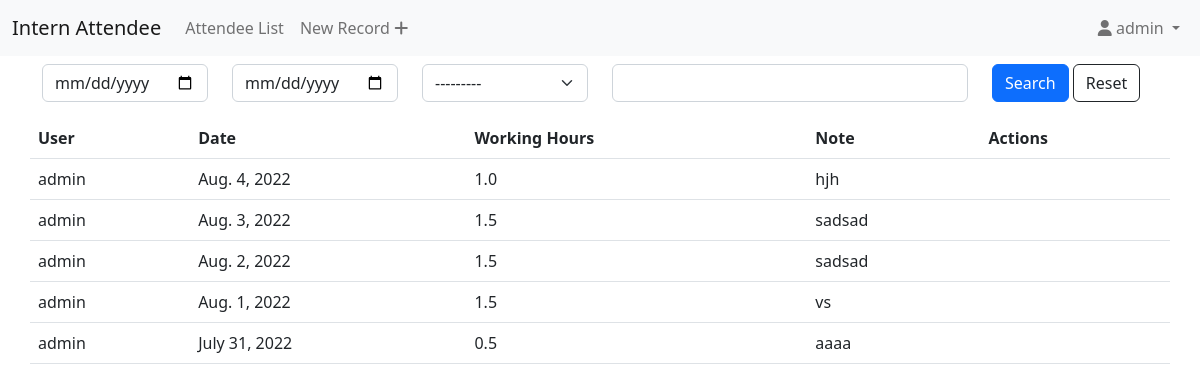
The page /list (signed in) on the database its author committed.
### attendance/models.py (models this page shows, shortened)
class Entry(models.Model):
    WORKING_HOURS = (
         (1.0, '1 Day'),
         (0.5, '0.5 Day'),
         (1.5, '1.5 Day'),
    )
    working_hours = models.FloatField(choices=WORKING_HOURS, default=None)
    user = models.ForeignKey(User, on_delete=models.CASCADE)
    note = models.TextField(max_length=500)
    day = models.DateField(default=timezone.now)

### attendance/views.py (the view, shortened to what this page needs)
# urls.py: path('list', AttendeeList.as_view(), name='list'),
class AttendeeList(ListView, FormView):
    model = Entry
    template_name = 'attendance/entry_list.html'
    form_class = AttendeeListSearchForm
    def get(self, request):
        entries = Entry.objects.all().order_by('-day')
        return render(request, self.template_name, {'form': self.form_class, 'entries': entries})

### attendance/templates/attendance/entry_list.html
{% extends "attendance/base_generic.html" %}
{% load crispy_forms_tags %}
{% block content %}
    <div class="container my-2">
            {% crispy form %}
        <div class="row">
            {% if entries %}
                <table class="table table-hover">
                    <thead>
                        <tr>
                            <th>User</th>
                            <th>Date</th>
                            <th>Working Hours</th>
                            <th>Note</th>
                            <th>Actions</th>
                        </tr>
                    </thead>
                    <tbody id="recordTable">
                        {% for entry in entries %}
                            <tr>
                                <td>{{ entry.user }}</td>
                                <td>{{ entry.day }}</td>
                                <td>{{ entry.working_hours }}</td>
                                <td>{{ entry.note }}</td>
                                <td></td>
                            </tr>
                        {% endfor %}
                    </tbody>
                </table>
            {% else %}
                <p>No entries</p>
            {% endif %}
        </div>
    </div>
{% endblock content %}

### attendance/templates/attendance/base_generic.html (shortened to what this page needs)
<!DOCTYPE html>
{% load static %}
{% load static i18n %}
{% load crispy_forms_tags %}
<html lang="en">
<head>
<link href="https://cdn.jsdelivr.net/npm/bootstrap@5.2.0/dist/css/bootstrap.min.css" rel="stylesheet">
<link rel="stylesheet" type="text/css" href="{% static 'attendance/style.css' %}">
</head>
<body>
<nav class="navbar navbar-expand-lg bg-light">
  <div class="container-fluid">
    <a class="navbar-brand" href="{% url 'index' %}">Intern Attendee</a>
      {% if user.is_authenticated %}
          <div class="collapse navbar-collapse" id="navbarNav">
            <ul class="navbar-nav">
              <li class="nav-item">
                <a class="nav-link" href="{% url 'list' %}">Attendee List</a>
              </li>
              <li class="nav-item">
                <a class="nav-link" href="{% url 'newRecord' %}">New Record
                <i class="fa fa-plus"></i>
                </a>
              </li>
            </ul>
          </div>
          <div>
            <ul class="navbar-nav">
              <li class="nav-item">
                  <a class="nav-link dropdown-toggle cursor-pointer" data-bs-toggle="dropdown"> <span
                          class="fa fa-user"></span> {{user.username}}
                  </a>
              </li>
            </ul>
          </div>
          {% endif %}
  </div>
</nav>
  {% block content %}{% endblock %}
</body>
</html>

### attendance/static/attendance/style.css (style rules this page uses)
.cursor-pointer { cursor: pointer; }

### rows shown on the page
Entry: user "admin", day "Aug. 4, 2022", working_hours "1.0", note "hjh"
Entry: user "admin", day "Aug. 3, 2022", working_hours "1.5", note "sadsad"
Entry: user "admin", day "Aug. 2, 2022", working_hours "1.5", note "sadsad"
Entry: user "admin", day "Aug. 1, 2022", working_hours "1.5", note "vs"
Entry: user "admin", day "July 31, 2022", working_hours "0.5", note "aaaa"

### other values the page prints
{{ user.username }} "admin"
